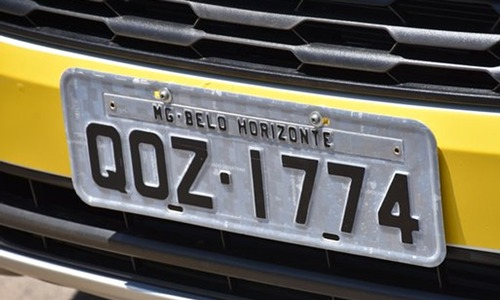
//> input picture Processamento de imagens/Imagens/dmg.jpg, 500 x 300 px
$ ./290901   (built with g++ and OpenCV 4)
//> lines starting //> are read from the running program, lines starting //| are printed output that depends on the picture; after the words box and inside, x2 and y2 are one past the last pixel; in counts of white or black regions, pixels touching at a corner belong together
#include <iostream>
#include <opencv2/opencv.hpp>

using namespace cv;

int main(int argc, char** argv)
{
    std::cout << "Hello, Nairon!" << std::endl;
    Vec3b pixel;

    Mat imagem = imread("Imagens\\dmg.jpg");
//> imagem is the input picture: 300 rows x 500 cols, CV_8UC3; mean B, G, R 85.8, 97.9, 101.4
    if (!imagem.data) {
        std::cout << "\aErro ao abrir a primeira imagem" << std::endl;
        return 1;
    }
    imshow("Imagem Original", imagem);

    for (int i = 0; i < imagem.rows; i++) {
        for (int j = 0; j < imagem.cols; j++) {
            pixel = imagem.at<Vec3b>(i, j);
            if ((pixel[0] <= 50) && (pixel[1] <= 50) && (pixel[2] <= 50)) {
                pixel[0] = 0;
                pixel[1] = 0;
                pixel[2] = 255;
                imagem.at<Vec3b>(i, j) = pixel;

            }
        }
    }
//> this loop made 300 passes
//> pixel on passes 1 to 3: [0, 0, 255], [0, 0, 255], [0, 0, 255]
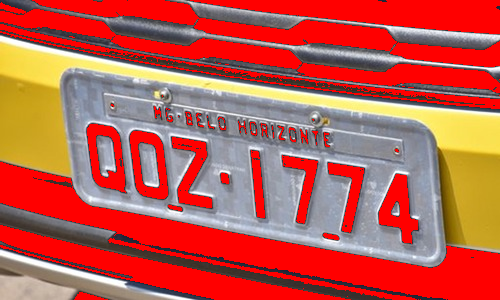
//> imagem: 300 rows x 500 cols, CV_8UC3; mean B, G, R 77.9, 90.8, 190.4

    imshow("Imagem Alterada", imagem);
    waitKey(0);
    return 0;
}

$ run again, with Processamento de imagens/Imagens/outraspessoas.jpg copied over Processamento de imagens/Imagens/dmg.jpg
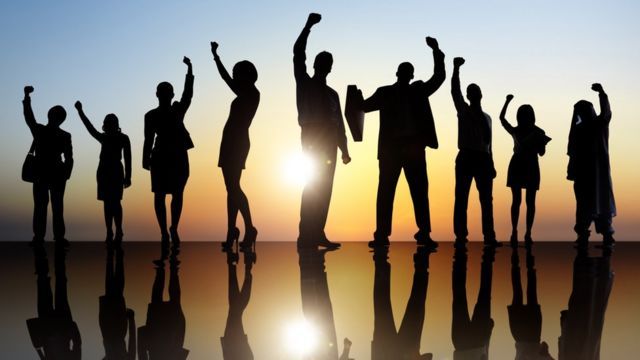
//> input picture Processamento de imagens/Imagens/outraspessoas.jpg, 640 x 360 px
//> imagem is the input picture: 360 rows x 640 cols, CV_8UC3; mean B, G, R 103.3, 116.7, 125.7
//> the loop `for (int i = 0; i < imagem.rows; i++)` made 360 passes
//> pixel on passes 1 to 3: [222, 203, 182], [222, 203, 182], [223, 204, 183]
//> after the loop `for (int i = 0; i < imagem.rows; i++)`:
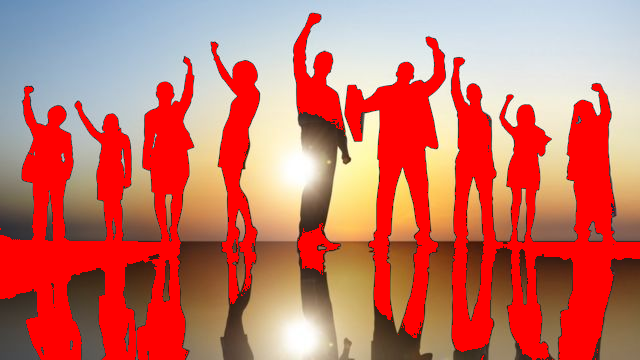
//> imagem: 360 rows x 640 cols, CV_8UC3; mean B, G, R 101.2, 114, 200.8
//> after the loop `for (int i = 0; i < imagem.rows; i++)`: pixel = [89, 116, 136]

$ run again, with Processamento de imagens/Imagens/semaforo1.jpg copied over Processamento de imagens/Imagens/dmg.jpg
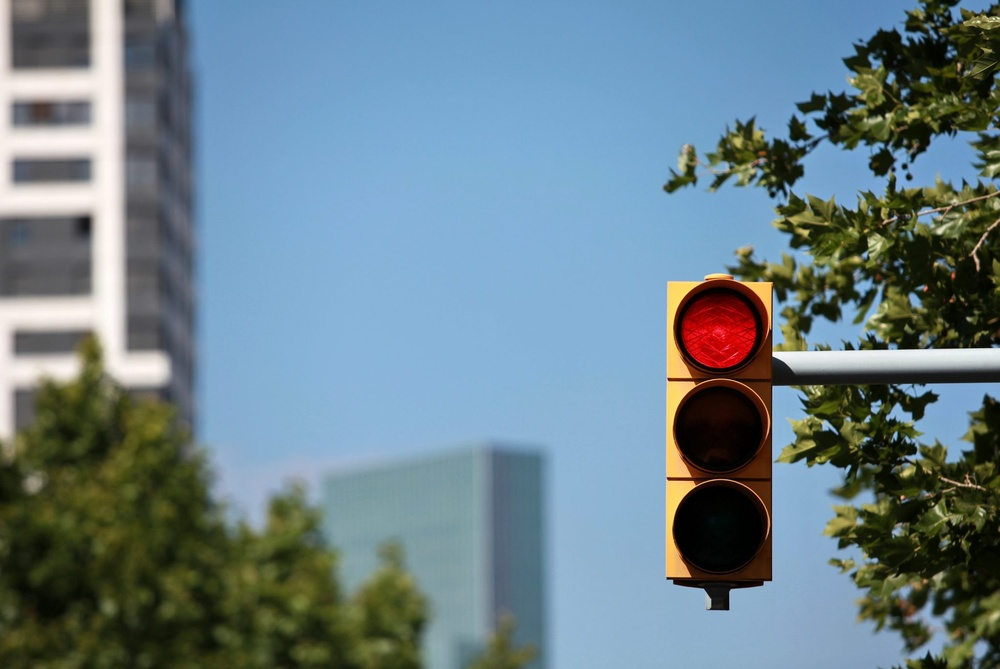
//> input picture Processamento de imagens/Imagens/semaforo1.jpg, 1000 x 669 px, shrunk from 2046 x 1368 before the run
//> imagem is the input picture: 669 rows x 1000 cols, CV_8UC3; mean B, G, R 138, 128.7, 107.1
//> the loop `for (int i = 0; i < imagem.rows; i++)` made 669 passes
//> pixel on passes 1 to 3: [62, 43, 8], [59, 43, 7], [58, 48, 14]
//> after the loop `for (int i = 0; i < imagem.rows; i++)`:
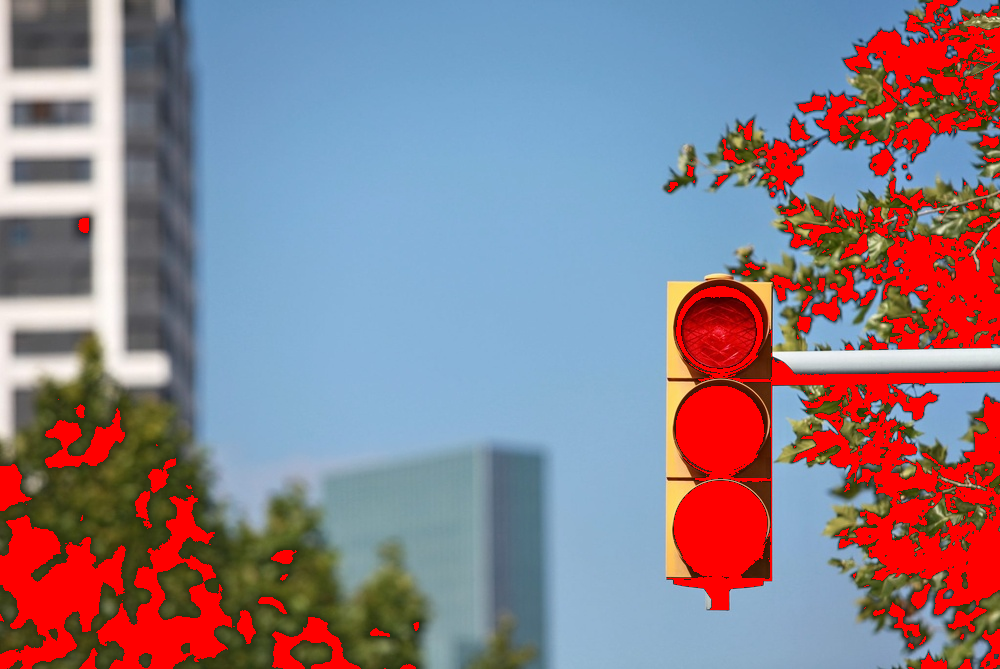
//> imagem: 669 rows x 1000 cols, CV_8UC3; 13.98% of pixels changed, all inside (x1, y1, x2, y2) = (0, 0, 1000, 669)
//> after the loop `for (int i = 0; i < imagem.rows; i++)`: pixel = [54, 85, 86]

$ run again, with Processamento de imagens/Imagens/semaforo2.jpg copied over Processamento de imagens/Imagens/dmg.jpg
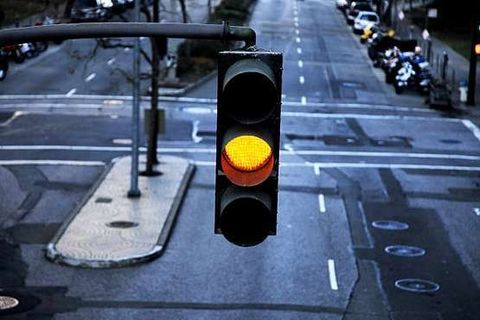
//> input picture Processamento de imagens/Imagens/semaforo2.jpg, 480 x 320 px
//> imagem is the input picture: 320 rows x 480 cols, CV_8UC3; mean B, G, R 112.3, 88.1, 74.7
//> the loop `for (int i = 0; i < imagem.rows; i++)` made 320 passes
//> pixel on passes 1 to 3: [0, 0, 255], [0, 0, 255], [0, 0, 255]
//> after the loop `for (int i = 0; i < imagem.rows; i++)`:
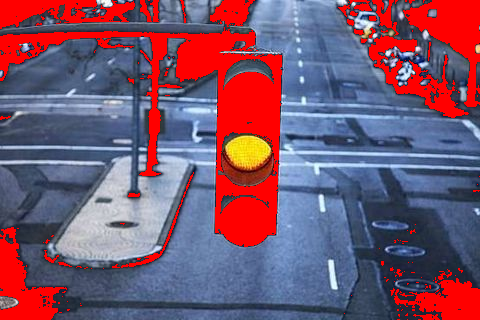
//> imagem: 320 rows x 480 cols, CV_8UC3; 19.06% of pixels changed, all inside (x1, y1, x2, y2) = (0, 0, 480, 320)
